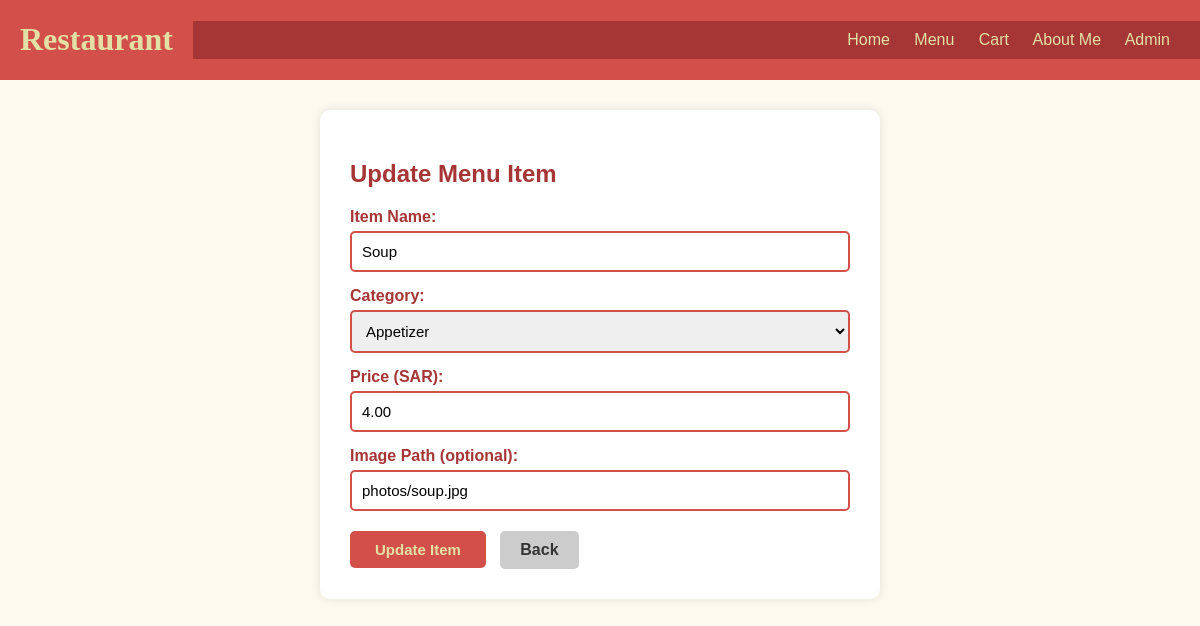
Page /update.php?id=2 (signed in) on the committed database.
### tables this page shows
CREATE TABLE IF NOT EXISTS menu_items (
    id INT AUTO_INCREMENT PRIMARY KEY,
    item_name VARCHAR(100) NOT NULL,
    category VARCHAR(50) NOT NULL,
    price DECIMAL(10,2) NOT NULL,
    image VARCHAR(255) DEFAULT NULL
);

### update.php (the view, shortened to what this page needs)
<?php
include 'connect.php';
$id = intval($_GET['id'] ?? 0);
$stmt = $conn->prepare("SELECT * FROM menu_items WHERE id = ?");
$stmt->bind_param("i", $id);
$stmt->execute();
$row = $stmt->get_result()->fetch_assoc();
?>
<!DOCTYPE html>
<html lang="en">
<head>
    <link rel="stylesheet" href="css/Template.css">
    <link rel="stylesheet" href="css/admin.css">
</head>
<body>
<header>
    <h1>Restaurant</h1>
    <nav>
        <a href="index.html">Home</a>
        <a href="menu.html">Menu</a>
        <a href="cart.html">Cart</a>
        <a href="me.html">About Me</a>
        <a href="admin.php">Admin</a>
    </nav>
</header>
<div class="container form-container">
    <h2>Update Menu Item</h2>
    <form method="POST">
        <label>Item Name:</label>
        <input type="text" name="item_name" value="<?php echo htmlspecialchars($row['item_name']); ?>" required>
        <label>Category:</label>
        <select name="category" required>
            <?php
            $cats = ['Appetizer','Main Course','Dessert','Drinks'];
            foreach ($cats as $cat) {
                $selected = ($row['category'] === $cat) ? 'selected' : '';
                echo "<option value='$cat' $selected>$cat</option>";
            }
            ?>
        </select>
        <label>Price (SAR):</label>
        <input type="number" step="0.01" name="price" value="<?php echo htmlspecialchars($row['price']); ?>" required>
        <label>Image Path (optional):</label>
        <input type="text" name="image" value="<?php echo htmlspecialchars($row['image'] ?? ''); ?>" placeholder="photos/example.jpg">
        <button type="submit" name="update" class="btn-submit">Update Item</button>
        <a href="admin.php" class="btn-back">Back</a>
    </form>
</div>
</body>
</html>

### css/Template.css (style rules this page uses)
header { background-color: #D3504A; color: #E2E0A5; padding: 0px; position: fixed; top: 0; width: 100%; z-index: 1000; display: flex; justify-content: space-between; align-items: center; }
h1 { font-family: 'Comic Sans MS', cursive; width: auto; margin-left: 20px; margin-right: 20px; }
nav { background-color: #A63636; padding: 10px; text-align: right; width:85%; margin-left: auto }
nav a { color: #E2E0A5; text-decoration: none; margin-right: 20px; }

### css/admin.css (style rules this page uses)
body { font-family: Arial, sans-serif; margin: 0; padding: 0; background-color: #FCFAEF; }
.container { max-width: 900px; margin: 110px auto 40px; padding: 30px; background-color: #fff; border-radius: 10px; box-shadow: 0px 0px 10px rgba(0,0,0,0.1); }
h2 { color: #A63636; margin-bottom: 20px; }
.form-container { max-width: 500px; }
.form-container label { display: block; color: #A63636; font-weight: bold; margin-top: 15px; margin-bottom: 5px; }
.form-container input, .form-container select { width: 100%; padding: 10px; border: 2px solid #D3504A; border-radius: 5px; box-sizing: border-box; font-size: 15px; }
.btn-submit { margin-top: 20px; padding: 10px 25px; background-color: #D3504A; color: #E2E0A5; border: none; border-radius: 5px; font-size: 15px; font-weight: bold; cursor: pointer; margin-right: 10px; }
.btn-back { display: inline-block; padding: 10px 20px; background-color: #ccc; color: #333; border-radius: 5px; text-decoration: none; font-weight: bold; }

### rows in the picture
menu_items: item_name "Soup", price "4.00", image "photos/soup.jpg"

### other values in the picture
form field category "Appetizer"
